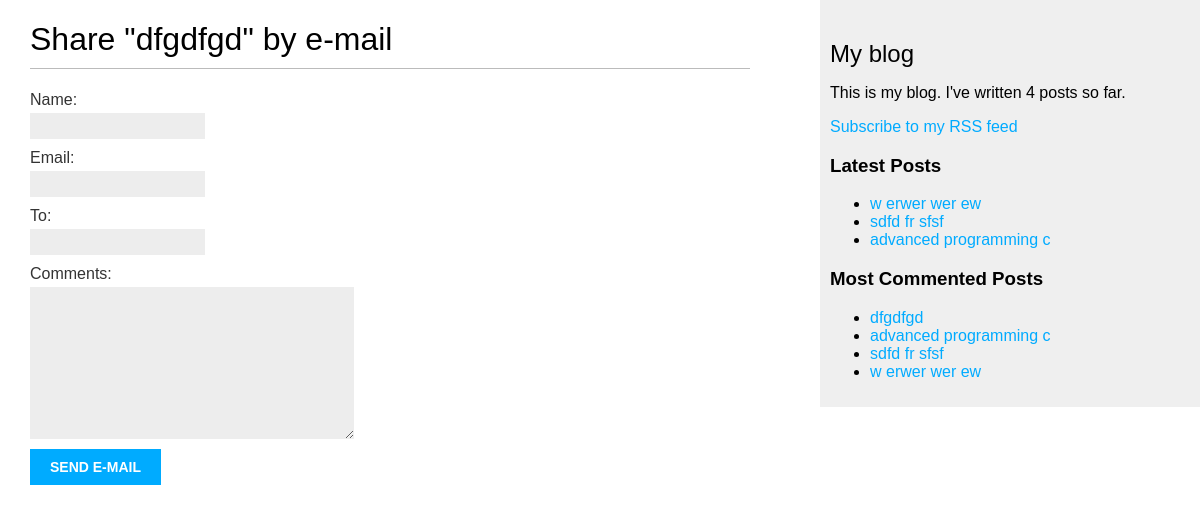
/blog/1/share, run on an earlier commit of the app's database.
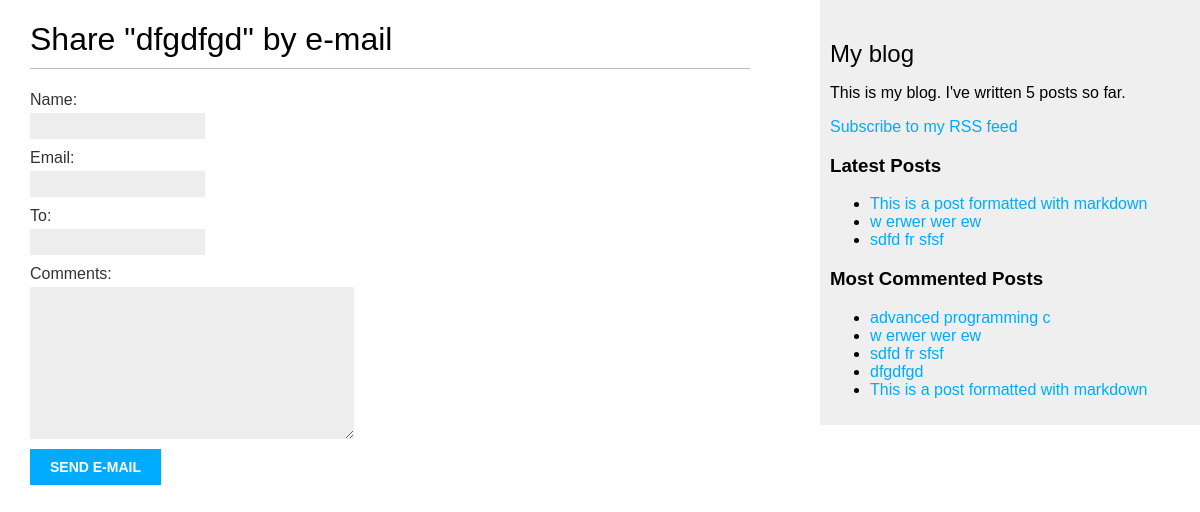
And on a later commit of the database.
### blog/models.py (models this page shows, shortened)
class Post(models.Model):
    STATUS_CHOICES = (
        ('draft', 'Draft'),
        ('published', 'Published'),
    )
    title = models.CharField(max_length=250)
    slug = models.SlugField(max_length=250, unique_for_date='publish')
    author = models.ForeignKey(User, on_delete=models.CASCADE, related_name='blog_posts')
    body = models.TextField()
    publish = models.DateTimeField(default=timezone.now)
    created = models.DateTimeField(auto_now_add=True)
    updated = models.DateTimeField(auto_now=True)
    status = models.CharField(max_length=10, choices=STATUS_CHOICES, default='draft')
    objects = models.Manager()
    published = PublishedManager()
    tags = TaggableManager()
    class Meta:
        ordering = ('-publish',)
    def get_absolute_url(self):
        return reverse('blog:post_detail', args=[self.publish.year, self.publish.month, self.publish.day, self.slug])

### blog/views.py (the view)
# urls.py: path('<int:post_id>/share', views.post_share, name="post_share"),
def post_share(request, post_id):
    post = get_object_or_404(Post, id=post_id, status='published')
    sent = False
    if request.method == "POST":
        form = EmailPostForm(request.POST)
        if form.is_valid():
            cd = form.cleaned_data
            print(cd)
            sent = True
    else:
        form = EmailPostForm()
    return render(request, 'blog/post/share.html', {'post': post, 'form': form, 'sent': sent})

### blog/forms.py
class EmailPostForm(forms.Form):
    name = forms.CharField(max_length=250)
    email = forms.EmailField()
    to = forms.EmailField()
    comments = forms.CharField(required=False, widget=forms.Textarea)

### blog/models.py (called while the page is built)
    def get_queryset(self):
        return super(PublishedManager, self).get_queryset().filter(status='published')

### blog/templatetags/blog_tags.py (called while the page is built)
@register.simple_tag
def total_posts():
    return Post.published.count()

@register.inclusion_tag('blog/post/latest_posts.html')
def show_latest_posts(count=5):
    latest_posts = Post.published.order_by('-publish')[:count]
    return {'latest_posts': latest_posts}

@register.simple_tag
def get_most_commented_posts(count=5):
    return Post.published.annotate(total_comments=Count('comments')).order_by('-total_comments')[:count]

### blog/templates/blog/post/share.html (shortened to what this page needs)
{% extends "blog/base.html" %}
{% block content %}
    {% if sent %}
        <h1>E-mail successfully sent</h1>
        <p>
            "{{ post.title }}" was successfully sent to {{ form.cleaned_data.to }}.
        </p>
    {% else %}
        <h1>Share "{{ post.title }}" by e-mail</h1>
        <form method="post">
            {{ form.as_p }}
            <input type="submit" value="Send e-mail">
        </form>
    {% endif %}
{% endblock %}

### blog/templates/blog/base.html (shortened to what this page needs)
{% load static %}
{% load blog_tags %}
<!DOCTYPE html>
<html>
<head>
    <link href="{% static "css/blog.css" %}" rel="stylesheet">
</head>
<body>
<div id="content">
    {% block content %}
    {% endblock %}
</div>
<div id="sidebar">
    <h2>My blog</h2>
    <p>This is my blog. I've written {% total_posts %} posts so far.</p>
    <p>
        <a href="{% url "blog:post_feed" %}">Subscribe to my RSS feed</a>
    </p>
    <h3>Latest Posts</h3>
    {% show_latest_posts 3 %}
    <h3>Most Commented Posts</h3>
    {% get_most_commented_posts as most_commented_posts %}
    <ul>
        {% for post in most_commented_posts %}
            <li>
                <a href="{{ post.get_absolute_url }}">{{ post.title }}</a>
            </li>
        {% endfor %}
    </ul>
</div>
</body>
</html>

### blog/templates/blog/post/latest_posts.html
<ul>
    {% for post in latest_posts %}
        <li>
            <a href="{{ post.get_absolute_url }}">{{ post.title }}</a>
        </li>
    {% endfor %}
</ul>

### blog/static/css/blog.css (style rules this page uses)
body { margin:0; padding:0; font-family:helvetica, sans-serif; }
a { color:#00abff; text-decoration:none; }
h1 { font-weight:normal; border-bottom:1px solid #bbb; padding:0 0 10px 0; }
h2 { font-weight:normal; margin:30px 0 0; }
#content { float:left; width:60%; padding:0 0 0 30px; }
#sidebar { float:right; width:30%; padding:10px; background:#efefef; height:100%; }
label { float:left; clear:both; color:#333; margin-bottom:4px; }
input, textarea { clear:both; float:left; margin:0 0 10px; background:#ededed; border:0; padding:6px 10px; font-size:12px; }
input[type=submit] { font-weight:bold; background:#00abff; color:#fff; padding:10px 20px; font-size:14px; text-transform:uppercase; }

What changed in the data, as far as the page shows it:
no longer on one of the page's lists (row edited): Post: title "advanced programming c"
added Post: title "This is a post formatted with markdown"
changed Post "w erwer wer ew": moves up the list
changed Post "sdfd fr sfsf": moves down the list
changed Post "advanced programming c": moves up the list
Also different on the page:
text no longer shown: "4"
text now shown: "5"
